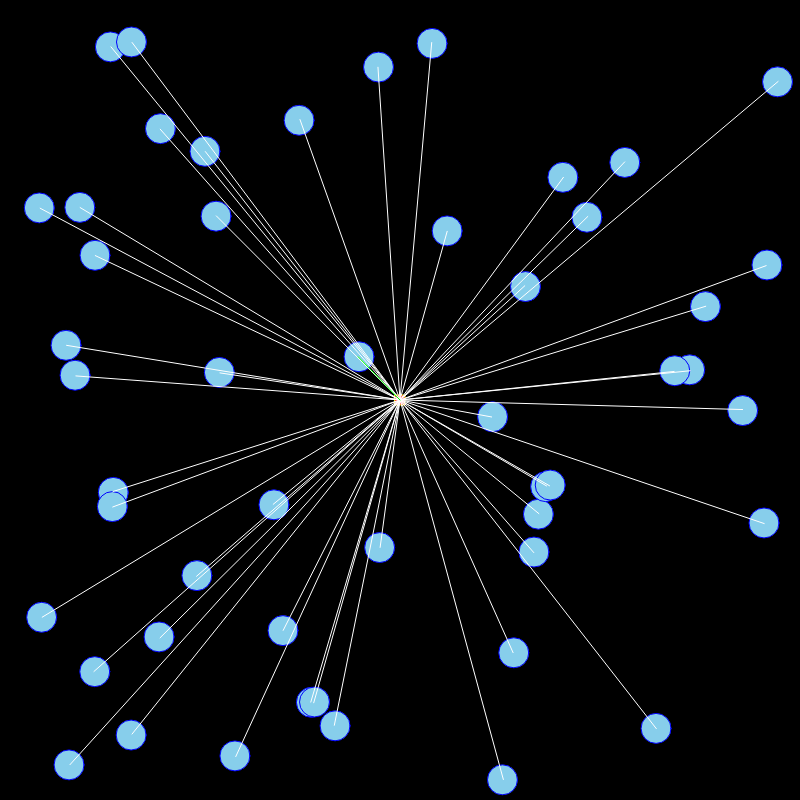
Frame 1 (no input)
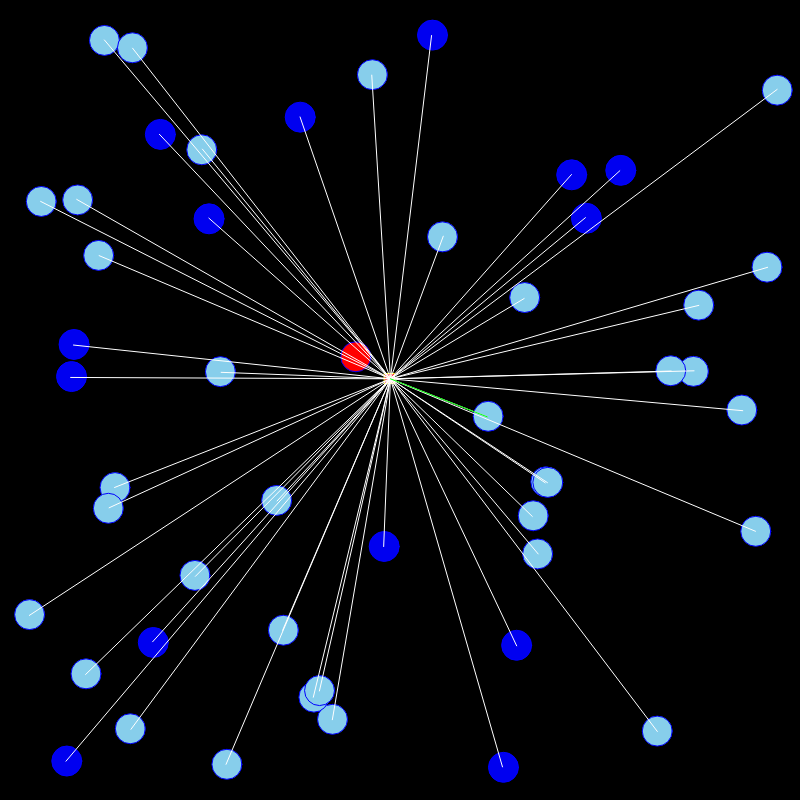
Frame 60 (no input)
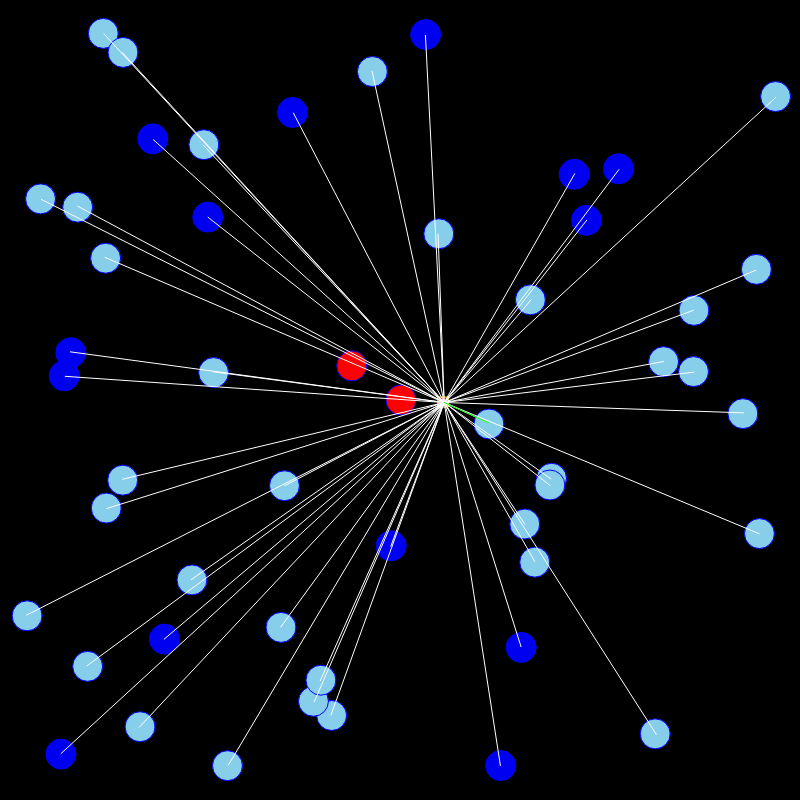
Frame 120 (the mouse pressed at the canvas centre since frame 60)

The p5.js sketch that drew these frames (run headless with seeded random() and noise() and a simulated clock; from frame 60 on, the mouse is pressed at the canvas centre):

// p5.js sketch
// ── sketch.js
let bacteriasList = []
let bacteriophageList = []
let bacterias = 50
let bestBacteria
let WIDTH = 800
let HEIGHT = 800

function setup() {
    createCanvas(WIDTH, HEIGHT);
    for (let i = 0; i < bacterias; i++) {
        bacteriasList[i] = new Bacteria(random(20, WIDTH-20),random(20, HEIGHT-20))
    }

    bacteriophageList.push(new bacteriophage(WIDTH/2,HEIGHT/2))
}

function mousePressed() {
    bacteriasList.push(new Bacteria(mouseX,mouseY))
}

function draw() {
    background(0)
    if(bacteriasList.length > 0) {
        for (let i = 0; i < bacteriasList.length; i++) {
            if(bacteriasList[i] != null) {
               if(bacteriasList[i].state == "INFECTED") {
                    bacteriasList[i].lifetime = bacteriasList[i].lifetime - 1
                }
                bacteriasList[i].draw()
                bacteriasList[i].updateBacteria(bacteriasList,bacteriophageList)
            }
        }
    }
    if(bacteriophageList.length > 0) {
        for (let j = 0; j < bacteriophageList.length; j++) {
            bacteriophageList[j].draw()
        }
        if(bacteriasList.length > 0) {
            for (let i = 0; i < bacteriophageList.length; i++) {
                bacteriophageList[i].drawRaycasting(bacteriasList)
                bestBacteria = bacteriophageList[i].search(bacteriasList)
                if(bestBacteria != null) {
                    bacteriophageList[i].attack(bestBacteria,bacteriophageList)
                }
            }
        }
    }
}
// ── bacteria.js
class Bacteria {
    constructor(posX, posY) {
        this.normalLife = 500
        this.lifetime = this.normalLife
        this.posX = posX
        this.posY = posY
        this.color = color(135,206,235)
        this.size = 30
        this.decay = 0.3
        //POSSIBLE STATES = NEUTRAL, PROTECTED, INFECTED AND DEAD.
        this.state = random(0, 1)
        if(this.state > 0.7) {
            this.state = "PROTECTED"
        } else {
            this.state = "NEUTRAL"
        }
    }

    draw() {
        fill(this.color)
        stroke(0,0,255)
        rectMode(CENTER)
        ellipse(this.posX, this.posY, this.size)
        this.posX = this.posX + (random(-1, 1))
        this.posY = this.posY + (random(-1, 1))
    }

    changeState(newState) {
        this.state = newState
    }

    updateBacteria(bacteriaList,bacteriophageList) {
        if(this.lifetime < 0) {
            this.state = "DEAD"
            if(random(0, 1) < 0.5) {
                bacteriophageList.push(new bacteriophage(this.posX,this.posY))
            }
        }
        if(this.state == "DEAD") {
            let index = bacteriaList.indexOf(this)
            bacteriaList.splice(index, 1)
        } else if(this.state == "INFECTED") {
            this.color = color(255,0,0)
        } else if(this.state == "PROTECTED") {
            this.color = color(0,0,240)
            if(this.lifetime < this.normalLife*this.decay) {
                this.state = "NEUTRAL"
                this.color = color(135,206,235)
            }
        }
    }
}
// ── bacteriophage.js
class bacteriophage {
    constructor(posX, posY) {
        this.posX = posX
        this.posY = posY
        this.velX = 0
        this.velY = 0
        this.size = 10
    }

    draw() {
        stroke(255,255,0)
        fill(255,0,0)
        rectMode(CENTER)
        rect(this.posX, this.posY, this.size, this.size)
        this.posX = this.posX + this.velX
        this.posY = this.posY + this.velY
    }

    search(bacteriaList) {
        let distance = Infinity
        let bestBacteria = null
        for (let i = 0; i < bacteriaList.length; i++) {
            let currentBacteria = bacteriaList[i];
            if(currentBacteria.state != "DEAD" && currentBacteria.state != "INFECTED") {
            let CurrentDistance = this.getBacteriaDistance(currentBacteria)
                if(CurrentDistance < distance) {
                    distance = CurrentDistance
                    bestBacteria = currentBacteria
                }
            }
        }
        return bestBacteria
    }

    getBacteriaDistance(bacteria) {
        let x = bacteria.posX - this.posX
        let y = bacteria.posY - this.posY 
        let distance = sqrt(sq(x)+sq(y))
        return distance
    }

    drawRaycasting(bacteriaList) {
        for (let i = 0; i < bacteriaList.length; i++) {
            let currentBacteria = bacteriaList[i];
            if(currentBacteria.state != "DEAD" && currentBacteria.state != "INFECTED") {
                rectMode(CENTER)
                stroke(255)
                line(this.posX, this.posY, currentBacteria.posX, currentBacteria.posY)
            }
        }
    }

    attack(bacteria,bacteriophageList) {
        if(bacteria.state != "DEAD" && bacteria.state != "INFECTED") {
            rectMode(CENTER)
            stroke(0,255,0)
            line(this.posX, this.posY, bacteria.posX, bacteria.posY)
            let angle = atan2(bacteria.posY - this.posY,bacteria.posX - this.posX)
            let magnitude = 1.0;
            this.velX = Math.cos(angle) * magnitude;
            this.velY = Math.sin(angle) * magnitude;
            if((this.posY - this.size) >= (bacteria.posY - bacteria.size) && (this.posY + this.size) <= (bacteria.posY + bacteria.size) && (this.posX - this.size) >= (bacteria.posX - bacteria.size) && (this.posX + this.size) <= (bacteria.posX + bacteria.size)) {
                //print("Bacteria found: ", bacteria)
                if(bacteria.state == "NEUTRAL") {
                    bacteria.changeState("INFECTED")
                    this.velX = 0
                    this.velY = 0
                } else if(bacteria.state == "PROTECTED") {
                    let index = bacteriophageList.indexOf(this)
                    this.velX = 0
                    this.velY = 0
                    bacteriophageList.splice(index, 1)
                    bacteria.lifetime = (bacteria.lifetime / 2)
                }
            }
        }
    }
}
